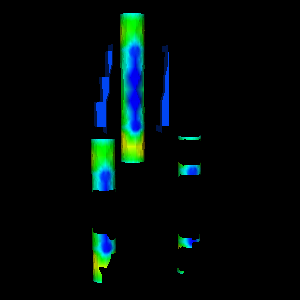

Reproduce this figure in Python.
#!/usr/bin/env python

# Write and read XML unstructured grid in ASCII, appended, and binary modes, then render.

import os
import tempfile

import vtkmodules.vtkInteractionStyle  # noqa: F401
import vtkmodules.vtkRenderingFreeType  # noqa: F401
import vtkmodules.vtkRenderingOpenGL2  # noqa: F401

from vtkmodules.vtkCommonDataModel import vtkUnstructuredGrid
from vtkmodules.vtkFiltersGeometry import vtkDataSetSurfaceFilter
from vtkmodules.vtkFiltersParallel import vtkExtractUnstructuredGridPiece
from vtkmodules.vtkIOLegacy import vtkUnstructuredGridReader
from vtkmodules.vtkIOXML import (
    vtkXMLUnstructuredGridReader,
    vtkXMLUnstructuredGridWriter,
)
from vtkmodules.vtkRenderingCore import (
    vtkActor,
    vtkPolyDataMapper,
    vtkRenderWindow,
    vtkRenderWindowInteractor,
    vtkRenderer,
)

# Data and temp paths
data_dir = os.environ.get("VPE_DATA_DIR", os.path.dirname(os.path.abspath(__file__)))
temp_dir = tempfile.mkdtemp()
file_0 = os.path.join(temp_dir, "ugFile0.vtu")
file_1 = os.path.join(temp_dir, "ugFile1.vtu")
file_2 = os.path.join(temp_dir, "ugFile2.vtu")

# Read unstructured grid data
ug_reader = vtkUnstructuredGridReader()
ug_reader.SetFileName(os.path.join(data_dir, "blow.vtk"))
ug_reader.SetScalarsName("thickness9")
ug_reader.SetVectorsName("displacement9")

extract = vtkExtractUnstructuredGridPiece()
extract.SetInputConnection(ug_reader.GetOutputPort())

# Write in ASCII mode
ug_writer = vtkXMLUnstructuredGridWriter()
ug_writer.SetFileName(file_0)
ug_writer.SetDataModeToAscii()
ug_writer.SetInputConnection(ug_reader.GetOutputPort())
ug_writer.Write()

# Write in appended mode (2 pieces)
ug_writer.SetFileName(file_1)
ug_writer.SetInputConnection(extract.GetOutputPort())
ug_writer.SetDataModeToAppended()
ug_writer.SetNumberOfPieces(2)
ug_writer.Write()

# Write in binary mode (with ghost level)
ug_writer.SetFileName(file_2)
ug_writer.SetDataModeToBinary()
ug_writer.SetGhostLevel(2)
ug_writer.Write()

# Read the ASCII version
reader = vtkXMLUnstructuredGridReader()
reader.SetFileName(file_0)
reader.Update()

ug_0 = vtkUnstructuredGrid()
ug_0.DeepCopy(reader.GetOutput())
surface_0 = vtkDataSetSurfaceFilter()
surface_0.SetInputData(ug_0)

mapper_0 = vtkPolyDataMapper()
mapper_0.SetInputConnection(surface_0.GetOutputPort())

actor_0 = vtkActor()
actor_0.SetMapper(mapper_0)
actor_0.SetPosition(0, 40, 20)

# Read appended piece 1
reader.SetFileName(file_1)

surface_1 = vtkDataSetSurfaceFilter()
surface_1.SetInputConnection(reader.GetOutputPort())

mapper_1 = vtkPolyDataMapper()
mapper_1.SetInputConnection(surface_1.GetOutputPort())
mapper_1.SetPiece(1)
mapper_1.SetNumberOfPieces(2)

actor_1 = vtkActor()
actor_1.SetMapper(mapper_1)

# Read binary piece 1 (with ghost level)
reader_2 = vtkXMLUnstructuredGridReader()
reader_2.SetFileName(file_2)

surface_2 = vtkDataSetSurfaceFilter()
surface_2.SetInputConnection(reader_2.GetOutputPort())

mapper_2 = vtkPolyDataMapper()
mapper_2.SetInputConnection(surface_2.GetOutputPort())
mapper_2.SetPiece(1)
mapper_2.SetNumberOfPieces(2)
mapper_2.SetGhostLevel(2)

actor_2 = vtkActor()
actor_2.SetMapper(mapper_2)
actor_2.SetPosition(0, 0, 30)

# Renderer
renderer = vtkRenderer()
renderer.AddActor(actor_0)
renderer.AddActor(actor_1)
renderer.AddActor(actor_2)

# Render window
render_window = vtkRenderWindow()
render_window.AddRenderer(renderer)
render_window.SetWindowName("xml unstructuredgrid")
render_window.SetMultiSamples(0)
render_window.SetSize(300, 300)

# Interactor
interactor = vtkRenderWindowInteractor()
interactor.SetRenderWindow(render_window)

# Scene
renderer.ResetCamera()
renderer.GetActiveCamera().SetPosition(180, 55, 65)
renderer.GetActiveCamera().SetFocalPoint(3.5, 32, 15)

interactor.Initialize()
interactor.Start()

# Clean up
for f in [file_0, file_1, file_2]:
    os.remove(f)
os.rmdir(temp_dir)
